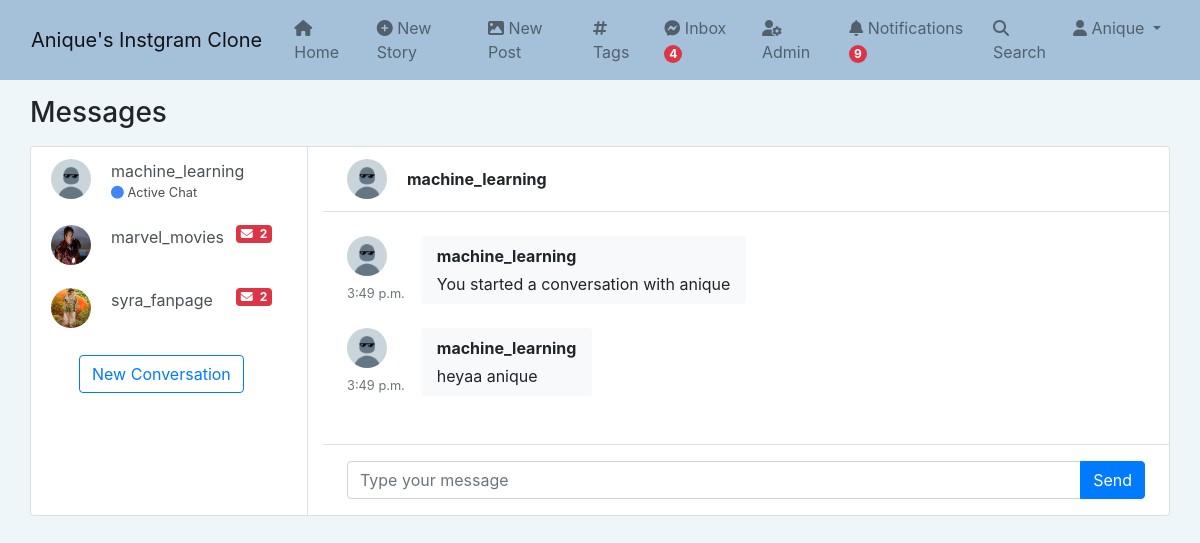
The page /inbox (signed in) on the database its author committed.
### app_auth/models.py (models this page shows, shortened)
class Profile(models.Model):
    user = models.OneToOneField(User, on_delete=models.CASCADE, related_name='profile')
    first_name = models.CharField(max_length=50, null=True, blank=True)
    last_name = models.CharField(max_length=50, null=True, blank=True)
    location = models.CharField(max_length=50, null=True, blank=True)
    url = models.URLField(max_length=80, null=True, blank=True)
    profile_info = models.TextField(max_length=150, null=True, blank=True)
    date = models.DateField(auto_now_add=True)
    favorites = models.ManyToManyField(Post)
    picture = models.ImageField(upload_to=user_directory_path, blank=True, null=True, verbose_name='Picture')

### direct/models.py (models this page shows, shortened)
class Message(models.Model):
    user = models.ForeignKey(User,on_delete=models.CASCADE,related_name='user')
    sender = models.ForeignKey(User,on_delete=models.CASCADE,related_name='from_user')
    recipient = models.ForeignKey(User,on_delete=models.CASCADE,related_name='to_user')
    body = models.TextField(max_length=10000,blank=True,null=True)
    date = models.DateTimeField(auto_now_add=True)
    is_read = models.BooleanField(default=False)
    def get_messages(user):
        users = []
        messages = Message.objects.filter(user=user).values('recipient').annotate(last=Max('date')).order_by('-last')
        for message in messages:
            users.append({
                'user':User.objects.get(pk=message['recipient']),
                'last':message['last'],
                'unread':Message.objects.filter(user=user,recipient__pk=message['recipient'],is_read=False).count()
            })
        return users

### direct/views.py (the view)
# urls.py: path("inbox",views.inbox,name='inbox'),
@login_required
def inbox(request):
    user = request.user
    messages = Message.get_messages(user=user)
    active_direct_profile = None
    active_direct = None
    directs = None
    if messages:
        message=messages[0]
        active_direct=message['user'].username
        active_direct_profile = get_object_or_404(Profile,user__username = active_direct)
        directs=Message.objects.filter(user=user,recipient=message['user'])
        directs.update(is_read=True)
        for message in messages:
            if message['user'].username == active_direct:
                message['unread']=0
    messages_count = len(messages)
    context={
        "messages_count":messages_count,
        "messages":messages,
        "active_direct":active_direct,
        "directs":directs,
        "active_direct_profile":active_direct_profile,
    }
    return render(request,'direct/direct.html',context)

### direct/views.py (called while the page is built)
def directs_count(request):
    directs_count = 0
    if request.user.is_authenticated:
        directs_count = Message.objects.filter(user=request.user,is_read=False).count()
    return {'directs_count':directs_count}

### notification/views.py (called while the page is built)
def count_notifications(request):
    count_notifications=0
    if request.user.is_authenticated:
        count_notifications = Notification.objects.filter(user=request.user,is_seen=False).count()
    return {"count_notifications":count_notifications}

### instagram_clone/templates/direct/direct.html (shortened to what this page needs)
{% extends 'base.html' %} {% load static %}
{% block stylesheet %}
<link rel="stylesheet" href="{% static 'css/direct.css' %}" />
{% endblock stylesheet %}
{% block content %}
{% if messages_count == 0 %}
<div class="alert alert-primary mt-4" role="alert">
  Hi , {{request.user.username|capfirst}}! You currently do not have any conversations with anyone. Start a new conversation right now!
</div><a href="{% url 'search_user' %}" class="btn btn-outline-primary mt-3 ml-5">New Conversation</a> {% else %}
<main class="content">
  <div class="container p-0">
    <h1 class="h3 mb-3 mt-3">Messages</h1>
    <div class="card">
      <div class="row g-0">
        <div class="col-12 col-lg-5 col-xl-3 border-right">
          {% for message in messages %}
          <a
            href="{% url 'direct' message.user.username %}"
            class="list-group-item list-group-item-action border-0"
          > {% if message.unread %}
          <div class="badge bg-danger float-right "> <i class="fa-solid fa-envelope pr-1"></i>
          {{message.unread}}</div>
          {% endif %}
            <div class="d-flex align-items-start">
               {% if message.user.profile.picture %}<img
                src="{{message.user.profile.picture.url}}"
                class="rounded-circle mr-1"
                width="40"
                height="40"
              />{% else %}<img
                src="{% static 'img/default_pfp.jpg' %}"
                class="rounded-circle mr-1"
                width="40"
                height="40"
              />
              {% endif %}
              <div class="flex-grow-1 ml-3">
                {{message.user.username}} {% if active_direct == message.user.username %}
                <div class="small">
                  <span
                    class="fa-solid fa-circle"
                    style="color: #4285f4"
                  ></span>
                  Active Chat
                </div>
                {% endif %}
              </div>
            </div>
          </a>
          {% endfor %}
                <a href="{% url 'search_user' %}" class="btn btn-outline-primary mt-3 ml-5">New Conversation</a>
        </div>
        <div class="col-12 col-lg-7 col-xl-9">
          <div class="py-2 px-4 border-bottom d-none d-lg-block">
            <div class="d-flex align-items-center py-1">
              <div class="position-relative">
                {% if active_direct_profile.picture %}
                <img
                src="{{active_direct_profile.picture.url}}"
                class="rounded-circle mr-1"
                width="40"
                height="40"
              /> {% else %}
              <img
              src="{% static 'img/default_pfp.jpg' %}"
              class="rounded-circle mr-1"
              width="40"
              height="40"
            />
                {% endif %}
              </div>
              <div class="flex-grow-1 pl-3">
                <strong>{{active_direct}}</strong>
              </div>
            </div>
          </div>
          <div class="position-relative">
            <div class="chat-messages p-4">
              {% for direct in directs %}
              {% if direct.sender.profile.user.username != request.user.username%}
              <div class="chat-message-left pb-4">
                <div>
                   {% if direct.sender.profile.picture %}
                    <img
                    src="{{direct.sender.profile.picture.url}}"
                    class="rounded-circle mr-1"
                    width="40"
                    height="40"
                  /> {% else %}
                  <img
                    src="{% static 'img/default_pfp.jpg' %}"
                    class="rounded-circle mr-1"
                    width="40"
                    height="40"
                  />
                  {% endif %}
                  <div class="text-muted small text-nowrap mt-2">
                    {{direct.date.time}}
                  </div>
                </div>
                <div class="flex-shrink-1 bg-light rounded py-2 px-3 ml-3">
                  <div class="font-weight-bold mb-1">
                    {{direct.sender.profile.user.username}}
                  </div>
                  {{direct.body}}
                </div>
              </div>
							{% endif %}{% endfor %}
            </div>
          </div>
          <form role="form" method="POST" action="{% url 'send_direct' %}">
            <div class="flex-grow-0 py-3 px-4 border-top">
              <div class="input-group">
                <input
                  type="text"
                  class="form-control"
                  placeholder="Type your message"
                  name="body"
                />
                <button type="submit" name="action" class="btn btn-primary">Send</button>
              </div>
            </div>
          </form>
        </div>
      </div>
    </div>
  </div>
</main>
{% endif %}
{% endblock content %}

### instagram_clone/templates/base.html (shortened to what this page needs)
{% load static %}
<!DOCTYPE html>
<html lang="en">
  <head>
    <link
      href="https://cdn.jsdelivr.net/npm/bootstrap@5.0.2/dist/css/bootstrap.min.css"
      rel="stylesheet"
    />
    <link
      rel="stylesheet"
      href="https://cdnjs.cloudflare.com/ajax/libs/font-awesome/6.1.1/css/all.min.css"
    />
    <link
      rel="stylesheet"
      href="https://stackpath.bootstrapcdn.com/bootstrap/4.3.1/css/bootstrap.min.css"
    />
    {% block stylesheet %}{% endblock stylesheet %}
  </head>
  <body style="background-color: #eef6f9">
    <nav
      class="navbar navbar-expand-lg navbar-light"
      style="background-color: #a5c0d9"
    >
      <div class="container-fluid">
        <a class="navbar-brand" href="#">Anique's Instgram Clone</a>
        <div class="collapse navbar-collapse" id="navbarSupportedContent">
          <ul class="navbar-nav me-auto mb-2 mb-lg-0">
            <li class="nav-item ml-2">
              <a class="nav-link" aria-current="page" href="{% url 'index' %}"
                ><i class="fa fa-home"></i> Home</a
              >
            </li>
            <li class="nav-item ml-2">
              <a class="nav-link" href="{% url 'new_story' %}"
                ><i class="fa fa-plus-circle"></i> New Story</a
              >
            </li>
            <li class="nav-item ml-2">
              <a class="nav-link" href="{% url 'new_post' %}"
                ><i class="fa fa-image"></i> New Post</a
              >
            </li>
            <li class="nav-item ml-2">
              <a class="nav-link" href="{% url 'tags' %}"
                ><i class="fa fa-hashtag"></i> Tags</a
              >
            </li>
            <li class="nav-item ml-2">
              <a class="nav-link" href="{% url 'inbox' %}"
                ><i class="fa-brands fa-facebook-messenger"></i> Inbox
                {% if directs_count %}
                <span class="badge rounded-pill bg-danger"
                  >{{directs_count}}</span
                >{% endif %}
              </a>
            </li>
            {% if request.user.is_superuser %}
            <li class="nav-item ml-2">
              <a class="nav-link" href="/admin"
                ><i class="fa-solid fa-user-gear"></i> Admin</a
              >
            </li>
            {% endif %}
            <li class="nav-item ml-2">
              <a class="nav-link" href="{% url 'notifications' %}"
                ><i class="fa-solid fa-bell"></i> Notifications
                {% if count_notifications %}
                <span class="badge rounded-pill bg-danger"
                  >{{count_notifications}}</span
                >{% endif %}
              </a>
            </li>
            <li class="nav-item ml-2">
              <a class="nav-link" href="{% url 'search_user' %}"
                ><i class="fa-solid fa-search"></i> Search</a
              >
            </li>
            <li class="nav-item dropdown">
              <a
                class="nav-link dropdown-toggle"
                href="#"
                id="navbarDropdown"
                role="button"
                data-bs-toggle="dropdown"
                aria-expanded="false"
              >
                <i class="fa fa-user"></i> {{request.user.username|capfirst}}
              </a>
            </li>
          </ul>
        </div>
      </div>
    </nav>
    {% block content %}{% endblock content %}
  </body>
</html>

### instagram_clone/static_root/css/direct.css (style rules this page uses)
.chat-messages { display: flex; flex-direction: column; max-height: 800px; overflow-y: scroll; }
.chat-message-left, .chat-message-right { display: flex; flex-shrink: 0; }
.chat-message-left { margin-right: auto; }
.py-3 { padding-top: 1rem !important; padding-bottom: 1rem !important; }
.px-4 { padding-right: 1.5rem !important; padding-left: 1.5rem !important; }
.flex-grow-0 { flex-grow: 0 !important; }
.border-top { border-top: 1px solid #dee2e6 !important; }

### rows shown on the page
Message: date.time "3:49 p.m.", sender.profile.user.username "machine_learning", body "You started a conversation with anique"
Message: date.time "3:49 p.m.", sender.profile.user.username "machine_learning", body "heyaa anique"

### other values the page prints
{{ directs_count }} "4"
{{ count_notifications }} "9"
{{ request.user.username|capfirst }} "Anique"
{{ message.user.username }} "machine_learning"
{{ message.unread }} "2"
{{ message.user.username }} "marvel_movies"
{{ message.user.username }} "syra_fanpage"
{{ active_direct }} "machine_learning"
